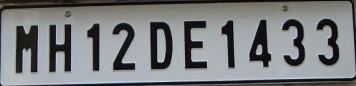
#> input picture pythonProject/7.png, 356 x 86 px, given in place of image.jpg, which was not available
$ python main.py
#> lines starting #> are read from the running program, lines starting #| are printed output that depends on the picture; after the words box and inside, x2 and y2 are one past the last pixel; in counts of white or black regions, pixels touching at a corner belong together; pictures that were not available may be replaced by others from this repository, and a replacement may not be noted
import cv2
import imutils
import pytesseract

pytesseract.pytesseract.tesseract_cmd = 'C:\\Program Files\\Tesseract-OCR\\tesseract'

# Provide the path to your input image here
image_path = 'C:/Users/Anslem/Downloads/number plate/image.jpg'
print("Image path:", image_path)

image = cv2.imread(image_path)
#> image is the input picture: shape (86, 356, 3); mean B, G, R 125.6, 124.1, 121.4

if image is not None:
    image = imutils.resize(image, width=500)
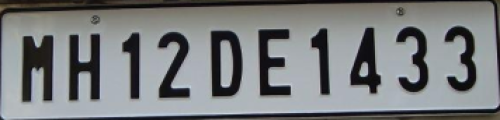
#> image: shape (120, 500, 3); mean B, G, R 125.5, 124, 121.3
    cv2.imshow("original image", image)
    cv2.waitKey(0)

    gray_image = cv2.cvtColor(image, cv2.COLOR_BGR2GRAY)  # Convert to grayscale
    gray_image = cv2.bilateralFilter(gray_image, 11, 17, 17)

    cv2.imshow("smoothened image", gray_image)
    cv2.waitKey(0)

    edged = cv2.Canny(gray_image, 30, 200)
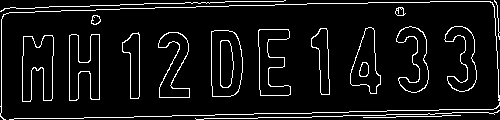
#> edged: shape (120, 500); 7.4% white in thin lines or dots
    cv2.imshow("edged image", edged)
    cv2.waitKey(0)

    cnts, new = cv2.findContours(edged.copy(), cv2.RETR_LIST, cv2.CHAIN_APPROX_SIMPLE)
#> cnts = 36 contours, 8 with area under 20; largest, box (x1, y1, x2, y2) and area: (211, 30, 243, 97) 1862, (211, 30, 243, 97) 1852, (22, 35, 54, 102) 1478, (22, 35, 54, 102) 1460, (69, 34, 100, 101) 1294; new = 36 rows, first 6: [1, -1, -1, -1], [2, 0, -1, -1], [3, 1, -1, -1], [4, 2, -1, -1], [5, 3, -1, -1], [6, 4, -1, -1]
    image1 = image.copy()
    cv2.drawContours(image1, cnts, -1, (0, 255, 0), 3)
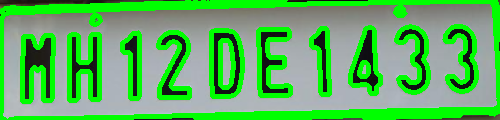
#> image1: shape (120, 500, 3); mean B, G, R 95.8, 178.7, 92.7
    cv2.imshow("contours", image1)
    cv2.waitKey(0)

    cnts = sorted(cnts, key=cv2.contourArea, reverse=True)[:30]
#> cnts = 30 contours, 2 with area under 20; largest, box (x1, y1, x2, y2) and area: (211, 30, 243, 97) 1862, (211, 30, 243, 97) 1852, (22, 35, 54, 102) 1478, (22, 35, 54, 102) 1460, (69, 34, 100, 101) 1294
    screenCnt = None
    image2 = image.copy()
    cv2.drawContours(image2, cnts, -1, (0, 255, 0), 3)
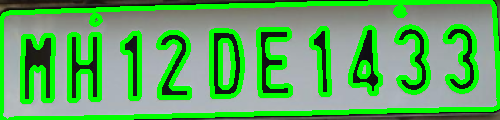
#> image2: shape (120, 500, 3); mean B, G, R 97.7, 170, 95
    cv2.imshow("Top 30 contours", image2)
    cv2.waitKey(0)

    i = 7
    for c in cnts:
        perimeter = cv2.arcLength(c, True)
        approx = cv2.approxPolyDP(c, 0.018 * perimeter, True)
        if len(approx) == 4:
            screenCnt = approx
        x, y, w, h = cv2.boundingRect(c)
        new_img = image[y:y + h, x:x + w]
        cv2.imwrite('./' + str(i) + '.png', new_img)
        i += 1
        break
#> this loop made 1 pass
#> (perimeter, x, y, w, h, i) on pass 1: (181.7, 211, 30, 32, 67, 8)
#> pass 1, `new_img = image[y:y + h, x:x + w]`:
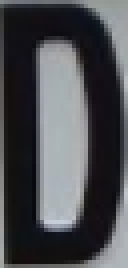
#> new_img: shape (67, 32, 3) (shown 4 times larger); mean B, G, R 80.2, 76.6, 75.4
#> after the loop, i = 8

    cv2.drawContours(image, [screenCnt], -1, (0, 255, 0), 3)
    cv2.imshow("image with detected license plate", image)
    cv2.waitKey(0)

    Cropped_loc = './7.png'
    cv2.imshow("cropped", cv2.imread(Cropped_loc))

    # adding custom options
    custom_config = r'--oem 3 --psm 6'
#> (the run stopped early here; a loop or call above may not have finished)
